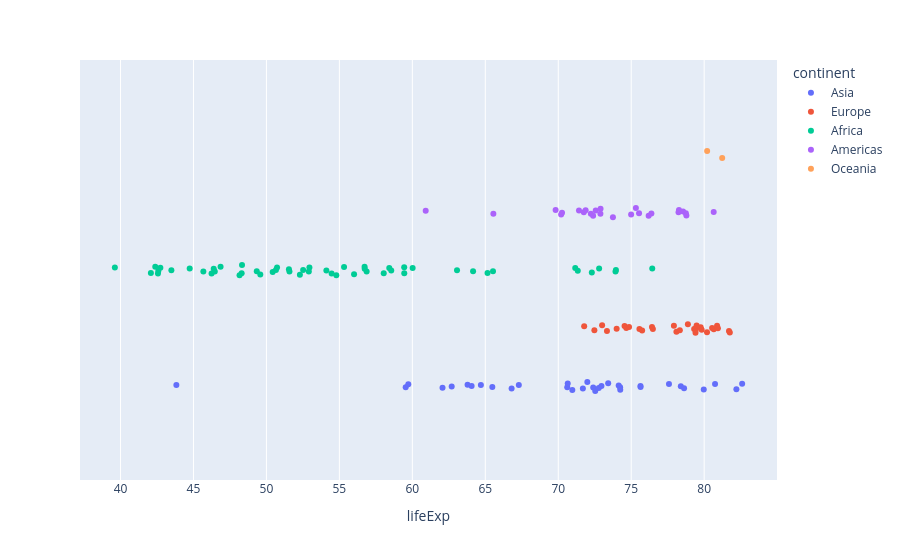

The notebook cell saved with this chart:
### Code cell
px.strip(
    df,
    x="lifeExp", 
    hover_name="country", 
    color="continent"
        )

### Figure 1 — Plotly figure (JSON) as saved in the notebook; plotly's stock layout.template omitted (floating-point values rounded to 4 significant figures)
{"data": [{"alignmentgroup": "True", "boxpoints": "all", "fillcolor": "rgba(255,255,255,0)", "hoveron": "points", "hovertemplate": "<b>%{hovertext}</b><br><br>continent=Asia<br>lifeExp=%{x}<extra></extra>", "hovertext": ["Afghanistan", "Bahrain", "Bangladesh", "Cambodia", "China", "Hong Kong, China", "India", "Indonesia", "Iran", "Iraq", "Israel", "Japan", "Jordan", "Korea, Dem. Rep.", "Korea, Rep.", "Kuwait", "Lebanon", "Malaysia", "Mongolia", "Myanmar", "Nepal", "Oman", "Pakistan", "Philippines", "Saudi Arabia", "Singapore", "Sri Lanka", "Syria", "Taiwan", "Thailand", "Vietnam", "West Bank and Gaza", "Yemen, Rep."], "legendgroup": "Asia", "line": {"color": "rgba(255,255,255,0)"}, "marker": {"color": "#636efa"}, "name": "Asia", "offsetgroup": "Asia", "orientation": "h", "pointpos": 0, "showlegend": true, "type": "box", "x": [43.83, 75.64, 64.06, 59.72, 72.96, 82.21, 64.7, 70.65, 70.96, 59.55, 80.75, 82.6, 72.53, 67.3, 78.62, 77.59, 71.99, 74.24, 66.8, 62.07, 63.78, 75.64, 65.48, 71.69, 72.78, 79.97, 72.4, 74.14, 78.4, 70.62, 74.25, 73.42, 62.7], "x0": " ", "xaxis": "x", "y0": " ", "yaxis": "y"}, {"alignmentgroup": "True", "boxpoints": "all", "fillcolor": "rgba(255,255,255,0)", "hoveron": "points", "hovertemplate": "<b>%{hovertext}</b><br><br>continent=Europe<br>lifeExp=%{x}<extra></extra>", "hovertext": ["Albania", "Austria", "Belgium", "Bosnia and Herzegovina", "Bulgaria", "Croatia", "Czech Republic", "Denmark", "Finland", "France", "Germany", "Greece", "Hungary", "Iceland", "Ireland", "Italy", "Montenegro", "Netherlands", "Norway", "Poland", "Portugal", "Romania", "Serbia", "Slovak Republic", "Slovenia", "Spain", "Sweden", "Switzerland", "Turkey", "United Kingdom"], "legendgroup": "Europe", "line": {"color": "rgba(255,255,255,0)"}, "marker": {"color": "#EF553B"}, "name": "Europe", "offsetgroup": "Europe", "orientation": "h", "pointpos": 0, "showlegend": true, "type": "box", "x": [76.42, 79.83, 79.44, 74.85, 73.0, 75.75, 76.49, 78.33, 79.31, 80.66, 79.41, 79.48, 73.34, 81.76, 78.89, 80.55, 74.54, 79.76, 80.2, 75.56, 78.1, 72.48, 74.0, 74.66, 77.93, 80.94, 80.88, 81.7, 71.78, 79.42], "x0": " ", "xaxis": "x", "y0": " ", "yaxis": "y"}, {"alignmentgroup": "True", "boxpoints": "all", "fillcolor": "rgba(255,255,255,0)", "hoveron": "points", "hovertemplate": "<b>%{hovertext}</b><br><br>continent=Africa<br>lifeExp=%{x}<extra></extra>", "hovertext": ["Algeria", "Angola", "Benin", "Botswana", "Burkina Faso", "Burundi", "Cameroon", "Central African Republic", "Chad", "Comoros", "Congo, Dem. Rep.", "Congo, Rep.", "Cote d'Ivoire", "Djibouti", "Egypt", "Equatorial Guinea", "Eritrea", "Ethiopia", "Gabon", "Gambia", "Ghana", "Guinea", "Guinea-Bissau", "Kenya", "Lesotho", "Liberia", "Libya", "Madagascar", "Malawi", "Mali", "Mauritania", "Mauritius", "Morocco", "Mozambique", "Namibia", "Niger", "Nigeria", "Reunion", "Rwanda", "Sao Tome and Principe", "Senegal", "Sierra Leone", "Somalia", "South Africa", "Sudan", "Swaziland", "Tanzania", "Togo", "Tunisia", "Uganda", "Zambia", "Zimbabwe"], "legendgroup": "Africa", "line": {"color": "rgba(255,255,255,0)"}, "marker": {"color": "#00cc96"}, "name": "Africa", "offsetgroup": "Africa", "orientation": "h", "pointpos": 0, "showlegend": true, "type": "box", "x": [72.3, 42.73, 56.73, 50.73, 52.3, 49.58, 50.43, 44.74, 50.65, 65.15, 46.46, 55.32, 48.33, 54.79, 71.34, 51.58, 58.04, 52.95, 56.73, 59.45, 60.02, 56.01, 46.39, 54.11, 42.59, 45.68, 73.95, 59.44, 48.3, 54.47, 64.16, 72.8, 71.16, 42.08, 52.91, 56.87, 46.86, 76.44, 46.24, 65.53, 63.06, 42.57, 48.16, 49.34, 58.56, 39.61, 52.52, 58.42, 73.92, 51.54, 42.38, 43.49], "x0": " ", "xaxis": "x", "y0": " ", "yaxis": "y"}, {"alignmentgroup": "True", "boxpoints": "all", "fillcolor": "rgba(255,255,255,0)", "hoveron": "points", "hovertemplate": "<b>%{hovertext}</b><br><br>continent=Americas<br>lifeExp=%{x}<extra></extra>", "hovertext": ["Argentina", "Bolivia", "Brazil", "Canada", "Chile", "Colombia", "Costa Rica", "Cuba", "Dominican Republic", "Ecuador", "El Salvador", "Guatemala", "Haiti", "Honduras", "Jamaica", "Mexico", "Nicaragua", "Panama", "Paraguay", "Peru", "Puerto Rico", "Trinidad and Tobago", "United States", "Uruguay", "Venezuela"], "legendgroup": "Americas", "line": {"color": "rgba(255,255,255,0)"}, "marker": {"color": "#ab63fa"}, "name": "Americas", "offsetgroup": "Americas", "orientation": "h", "pointpos": 0, "showlegend": true, "type": "box", "x": [75.32, 65.55, 72.39, 80.65, 78.55, 72.89, 78.78, 78.27, 72.23, 74.99, 71.88, 70.26, 60.92, 70.2, 72.57, 76.19, 72.9, 75.54, 71.75, 71.42, 78.75, 69.82, 78.24, 76.38, 73.75], "x0": " ", "xaxis": "x", "y0": " ", "yaxis": "y"}, {"alignmentgroup": "True", "boxpoints": "all", "fillcolor": "rgba(255,255,255,0)", "hoveron": "points", "hovertemplate": "<b>%{hovertext}</b><br><br>continent=Oceania<br>lifeExp=%{x}<extra></extra>", "hovertext": ["Australia", "New Zealand"], "legendgroup": "Oceania", "line": {"color": "rgba(255,255,255,0)"}, "marker": {"color": "#FFA15A"}, "name": "Oceania", "offsetgroup": "Oceania", "orientation": "h", "pointpos": 0, "showlegend": true, "type": "box", "x": [81.23, 80.2], "x0": " ", "xaxis": "x", "y0": " ", "yaxis": "y"}], "layout": {"boxmode": "group", "legend": {"title": {"text": "continent"}, "tracegroupgap": 0}, "margin": {"t": 60}, "xaxis": {"anchor": "y", "domain": [0, 1], "title": {"text": "lifeExp"}}, "yaxis": {"anchor": "x", "domain": [0, 1]}}}
